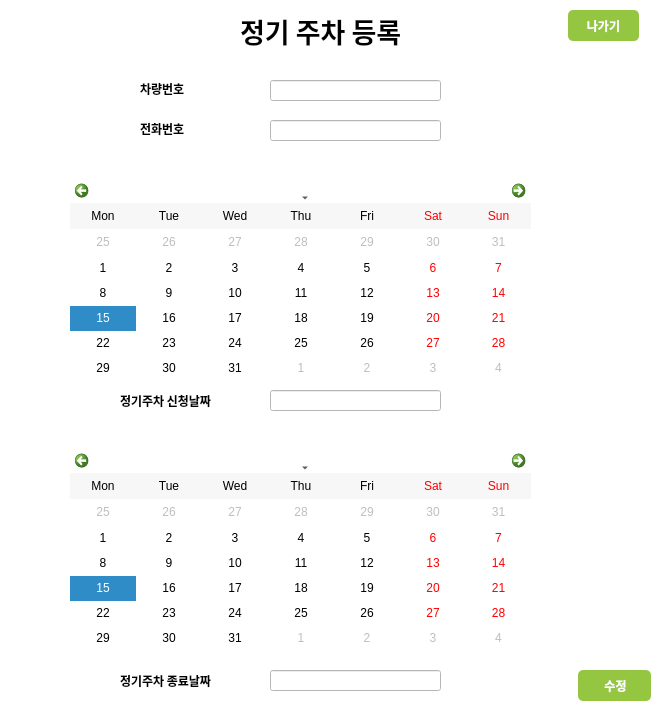
<?xml version="1.0" encoding="UTF-8"?>
<ui version="4.0">
 <class>regular_add</class>
 <widget class="QDialog" name="regular_add">
  <property name="geometry">
   <rect>
    <x>0</x>
    <y>0</y>
    <width>665</width>
    <height>727</height>
   </rect>
  </property>
  <property name="windowTitle">
   <string>Dialog</string>
  </property>
  <property name="styleSheet">
   <string notr="true">background-color: rgb(255, 255, 255);</string>
  </property>
  <widget class="QLabel" name="title">
   <property name="geometry">
    <rect>
     <x>240</x>
     <y>10</y>
     <width>171</width>
     <height>41</height>
    </rect>
   </property>
   <property name="font">
    <font>
     <family>Sans</family>
     <pointsize>20</pointsize>
     <weight>75</weight>
     <bold>true</bold>
    </font>
   </property>
   <property name="text">
    <string>정기 주차 등록</string>
   </property>
  </widget>
  <widget class="QLineEdit" name="plate_txt">
   <property name="geometry">
    <rect>
     <x>270</x>
     <y>80</y>
     <width>171</width>
     <height>21</height>
    </rect>
   </property>
  </widget>
  <widget class="QLabel" name="plate_label">
   <property name="geometry">
    <rect>
     <x>140</x>
     <y>80</y>
     <width>67</width>
     <height>17</height>
    </rect>
   </property>
   <property name="font">
    <font>
     <family>Sans</family>
     <weight>75</weight>
     <bold>true</bold>
    </font>
   </property>
   <property name="text">
    <string>차량번호</string>
   </property>
  </widget>
  <widget class="QLabel" name="start_label">
   <property name="geometry">
    <rect>
     <x>120</x>
     <y>390</y>
     <width>141</width>
     <height>21</height>
    </rect>
   </property>
   <property name="font">
    <font>
     <family>Sans</family>
     <weight>75</weight>
     <bold>true</bold>
    </font>
   </property>
   <property name="text">
    <string>정기주차 신청날짜</string>
   </property>
  </widget>
  <widget class="QLabel" name="end_label">
   <property name="geometry">
    <rect>
     <x>120</x>
     <y>670</y>
     <width>121</width>
     <height>21</height>
    </rect>
   </property>
   <property name="font">
    <font>
     <family>Sans</family>
     <weight>75</weight>
     <bold>true</bold>
    </font>
   </property>
   <property name="text">
    <string>정기주차 종료날짜</string>
   </property>
  </widget>
  <widget class="QCalendarWidget" name="start_date">
   <property name="geometry">
    <rect>
     <x>70</x>
     <y>180</y>
     <width>461</width>
     <height>201</height>
    </rect>
   </property>
   <property name="verticalHeaderFormat">
    <enum>QCalendarWidget::NoVerticalHeader</enum>
   </property>
  </widget>
  <widget class="QLineEdit" name="start_txt">
   <property name="geometry">
    <rect>
     <x>270</x>
     <y>390</y>
     <width>171</width>
     <height>21</height>
    </rect>
   </property>
  </widget>
  <widget class="QLineEdit" name="end_txt">
   <property name="geometry">
    <rect>
     <x>270</x>
     <y>670</y>
     <width>171</width>
     <height>21</height>
    </rect>
   </property>
  </widget>
  <widget class="QPushButton" name="register_btn">
   <property name="geometry">
    <rect>
     <x>578</x>
     <y>670</y>
     <width>71</width>
     <height>31</height>
    </rect>
   </property>
   <property name="styleSheet">
    <string notr="true">QPushButton{
	background-color: rgb(148, 198, 65);
	color: rgb(255, 255, 255);
	border-radius: 5px
}
QPushButton:hover{
	
	background-color: rgb(78, 154, 6);
	border-radius: 5px
}</string>
   </property>
   <property name="text">
    <string>등록</string>
   </property>
  </widget>
  <widget class="QCalendarWidget" name="end_date">
   <property name="geometry">
    <rect>
     <x>70</x>
     <y>450</y>
     <width>461</width>
     <height>201</height>
    </rect>
   </property>
   <property name="verticalHeaderFormat">
    <enum>QCalendarWidget::NoVerticalHeader</enum>
   </property>
  </widget>
  <widget class="QPushButton" name="exit_btn">
   <property name="geometry">
    <rect>
     <x>568</x>
     <y>10</y>
     <width>71</width>
     <height>31</height>
    </rect>
   </property>
   <property name="font">
    <font>
     <family>Sans</family>
     <weight>75</weight>
     <bold>true</bold>
    </font>
   </property>
   <property name="styleSheet">
    <string notr="true">QPushButton{
	background-color: rgb(148, 198, 65);
	color: rgb(255, 255, 255);
	border-radius: 5px
}
QPushButton:hover{
	
	background-color: rgb(78, 154, 6);
	border-radius: 5px
}</string>
   </property>
   <property name="text">
    <string>나가기</string>
   </property>
  </widget>
  <widget class="QPushButton" name="edit_btn">
   <property name="geometry">
    <rect>
     <x>580</x>
     <y>670</y>
     <width>71</width>
     <height>31</height>
    </rect>
   </property>
   <property name="font">
    <font>
     <family>Sans</family>
     <weight>75</weight>
     <bold>true</bold>
    </font>
   </property>
   <property name="styleSheet">
    <string notr="true">QPushButton{
	background-color: rgb(148, 198, 65);
	color: rgb(255, 255, 255);
	border-radius: 5px
}
QPushButton:hover{
	
	background-color: rgb(78, 154, 6);
	border-radius: 5px
}</string>
   </property>
   <property name="text">
    <string>수정</string>
   </property>
  </widget>
  <widget class="QLabel" name="phone_label">
   <property name="geometry">
    <rect>
     <x>140</x>
     <y>120</y>
     <width>67</width>
     <height>17</height>
    </rect>
   </property>
   <property name="font">
    <font>
     <family>Sans</family>
     <weight>75</weight>
     <bold>true</bold>
    </font>
   </property>
   <property name="text">
    <string>전화번호</string>
   </property>
  </widget>
  <widget class="QLineEdit" name="phone_txt">
   <property name="geometry">
    <rect>
     <x>270</x>
     <y>120</y>
     <width>171</width>
     <height>21</height>
    </rect>
   </property>
  </widget>
 </widget>
 <resources/>
 <connections/>
</ui>
